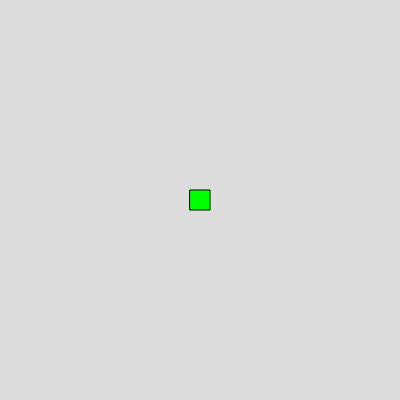
Frame 1 (no input)
Frame 60 (no input): identical to frame 1, image omitted
Frame 120 (the mouse pressed at the canvas centre since frame 60): identical to frame 1, image omitted

The p5.js sketch that drew this single still picture (run headless with seeded random() and noise() and a simulated clock; from frame 60 on, the mouse is pressed at the canvas centre):

// p5.js sketch
// ── sketch.js
let x;
let y;
let speedX = 0;
let speedY = 0;
let squareSize = 20; // Increased square size for better visibility

function setup() {
  createCanvas(400, 400);
  x = width / 2;
  y = height / 2;
}

function draw() {
  background(220);
  moveSquare();
  drawSquare();
}

function drawSquare() {
  fill(0, 255, 0);
  square(x - squareSize / 2, y - squareSize / 2, squareSize);
}

function keyPressed() {
  if (key === "w") { // Up arrow key
    speedY = -2;
    speedX = 0;
  } else if (key === "s") { // Down arrow key
    speedY = 2;
    speedX = 0;
  } else if (keyCode === RIGHT_ARROW) { // Right arrow key
    speedX = 2;
    speedY = 0;
  } else if (keyCode === LEFT_ARROW) { // Left arrow key
    speedX = -2;
    speedY = 0;
  }
}

function moveSquare() {
  x += speedX;
  y += speedY;
}
